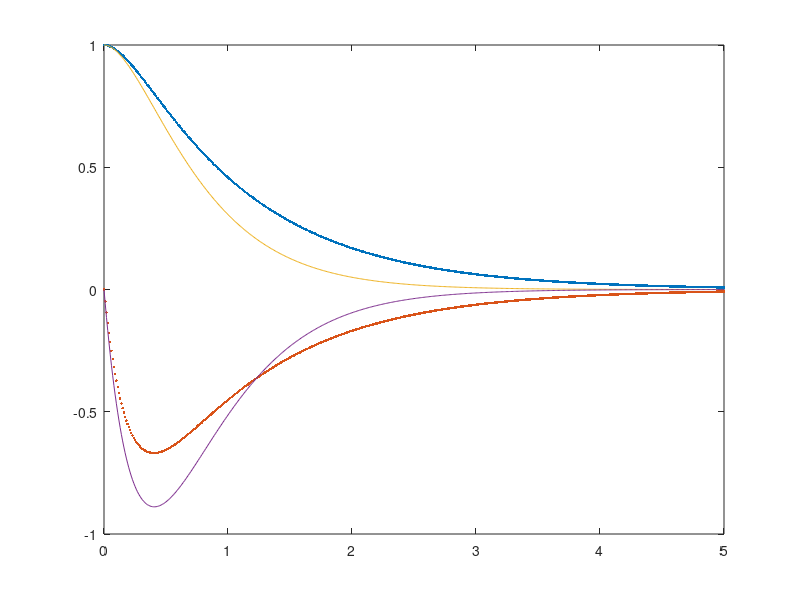

Reproduce this figure in MATLAB.
clear();
A = [0 1; -5 -6]
B = [0; 1]
C = [1 0]

Mc = [B, A*B];
det(Mc)

K = place(A,B,[-2,-3]);
K

t = 0:0.01:5;
i = 0;
x0 = [1; 0];
for n = t
 i = i + 1;
 x = expm(A * n) * x0;
 x1(i) = x(1);
 x2(i) = x(2);
 xa = expm((A-B*K) * n) * x0;
 xa1(i) = xa(1);
 xa2(i) = xa(2);
endfor
plot(t, x1, '.', t, x2, '.', t, xa1, t, xa2) 
